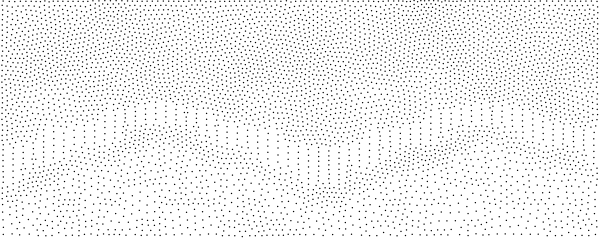
#> input picture code/stipple.png, 600 x 238 px
$ python run-sketch.py stipple.png
#> lines starting #> are read from the running program, lines starting #| are printed output that depends on the picture
### code/stippler.py
#! /usr/bin/env python3
# -----------------------------------------------------------------------------
# Weighted Voronoi Stippler
# Copyright (2017) Nicolas P. Rougier - BSD license
#
# Implementation of:
#   Weighted Voronoi Stippling, Adrian Secord
#   Symposium on Non-Photorealistic Animation and Rendering (NPAR), 2002
# -----------------------------------------------------------------------------
# Some usage examples
#
# stippler.py boots.jpg --save --force --n_point 20000 --n_iter 50
#                       --pointsize 0.5 2.5 --figsize 8 --interactive
# stippler.py plant.png --save --force --n_point 20000 --n_iter 50
#                       --pointsize 0.5 1.5 --figsize 8
# stippler.py gradient.png --save --force --n_point 5000 --n_iter 50
#                          --pointsize 1.0 1.0 --figsize 6
# -----------------------------------------------------------------------------
# usage: stippler.py [-h] [--n_iter n] [--n_point n] [--epsilon n]
#                    [--pointsize min,max) (min,max] [--figsize w,h] [--force]
#                    [--save] [--display] [--interactive]
#                    image filename
#
# Weighted Vororonoi Stippler
#
# positional arguments:
#   image filename        Density image filename
#
# optional arguments:
#   -h, --help            show this help message and exit
#   --n_iter n            Maximum number of iterations
#   --n_point n           Number of points
#   --epsilon n           Early stop criterion
#   --pointsize (min,max) (min,max)
#                         Point mix/max size for final display
#   --figsize w,h         Figure size
#   --force               Force recomputation
#   --save                Save computed points
#   --display             Display final result
#   --interactive         Display intermediate results (slower)
# -----------------------------------------------------------------------------
import tqdm
import voronoi
import os.path
import imageio.v2 as imageio
import scipy.ndimage
import numpy as np

def normalize(D):
    Vmin, Vmax = D.min(), D.max()
    if Vmax - Vmin > 1e-5:
        D = (D-Vmin)/(Vmax-Vmin)
    else:
        D = np.zeros_like(D)
    return D


def initialization(n, D):
    """
    Return n points distributed over [xmin, xmax] x [ymin, ymax]
    according to (normalized) density distribution.

    with xmin, xmax = 0, density.shape[1]
         ymin, ymax = 0, density.shape[0]

    The algorithm here is a simple rejection sampling.
    """

    samples = []
    while len(samples) < n:
        # X = np.random.randint(0, D.shape[1], 10*n)
        # Y = np.random.randint(0, D.shape[0], 10*n)
        X = np.random.uniform(0, D.shape[1], 10*n)
        Y = np.random.uniform(0, D.shape[0], 10*n)
        P = np.random.uniform(0, 1, 10*n)
        index = 0
        while index < len(X) and len(samples) < n:
            x, y = X[index], Y[index]
            x_, y_ = int(np.floor(x)), int(np.floor(y))
            if P[index] < D[y_, x_]:
                samples.append([x, y])
            index += 1
    return np.array(samples)


def run_stippler(filename, n_iter = 50, n_point = 5000, pointsize = (1.0, 1.0), figsize = 6, force = False, threshold = 255, save = True, display = False, interactive = False):
    import matplotlib.pyplot as plt
    from matplotlib.animation import FuncAnimation

    density = imageio.imread(filename, mode='F')

    # We want (approximately) 500 pixels per voronoi region
    zoom = (n_point * 500) / (density.shape[0]*density.shape[1])
    zoom = int(round(np.sqrt(zoom)))
    density = scipy.ndimage.zoom(density, zoom, order=0)
    # Apply threshold onto image
    # Any color > threshold will be white
    density = np.minimum(density, threshold)

    density = 1.0 - normalize(density)
    density = density[::-1, :]
    density_P = density.cumsum(axis=1)
    density_Q = density_P.cumsum(axis=1)

    dirname = os.path.dirname(filename)
    basename = (os.path.basename(filename).split('.'))[0]
    pdf_filename = os.path.join(dirname, basename + "-stipple.pdf")
    png_filename = os.path.join("stipple.png")
    dat_filename = os.path.join(dirname, basename + "-stipple.npy")

    # Initialization
    if not os.path.exists(dat_filename) or force:
        points = initialization(n_point, density)
        print("Nb points:", n_point)
        print("Nb iterations:", n_iter)
    else:
        points = np.load(dat_filename)
        print("Nb points:", len(points))
        print("Nb iterations: -")
    print("Density file: %s (resized to %dx%d)" % (
          filename, density.shape[1], density.shape[0]))
    print("Output file (PNG): %s " % png_filename)


    xmin, xmax = 0, density.shape[1]
    ymin, ymax = 0, density.shape[0]
    bbox = np.array([xmin, xmax, ymin, ymax])
    ratio = (xmax-xmin)/(ymax-ymin)

    # Interactive display
    if interactive:

        # Setup figure
        fig = plt.figure(figsize=(figsize, figsize/ratio),
                         facecolor="white")
        ax = fig.add_axes([0, 0, 1, 1], frameon=False)
        ax.set_xlim([xmin, xmax])
        ax.set_xticks([])
        ax.set_ylim([ymin, ymax])
        ax.set_yticks([])
        scatter = ax.scatter(points[:, 0], points[:, 1], s=1,
                             facecolor="k", edgecolor="None")

        # [21 lines left out: function update, not called in this run]

        bar = tqdm.tqdm(total=n_iter)
        animation = FuncAnimation(fig, update,
                                  repeat=False, frames=n_iter-1)
        plt.show()

    elif not os.path.exists(dat_filename) or force:
        for i in tqdm.trange(n_iter):
            regions, points = voronoi.centroids(points, density, density_P, density_Q)


    if (save or display) and not interactive:
        fig = plt.figure(figsize=(figsize, figsize/ratio),
                         facecolor="white")
        ax = fig.add_axes([0, 0, 1, 1], frameon=False)
        ax.set_xlim([xmin, xmax])
        ax.set_xticks([])
        ax.set_ylim([ymin, ymax])
        ax.set_yticks([])
        scatter = ax.scatter(points[:, 0], points[:, 1], s=1,
                             facecolor="k", edgecolor="None")
        Pi = points.astype(int)
        X = np.maximum(np.minimum(Pi[:, 0], density.shape[1]-1), 0)
        Y = np.maximum(np.minimum(Pi[:, 1], density.shape[0]-1), 0)
        sizes = (pointsize[0] +
                 (pointsize[1]-pointsize[0])*density[Y, X])
        scatter.set_offsets(points)
        scatter.set_sizes(sizes)

        # Save stipple points and tippled image
        if not os.path.exists(dat_filename) or save:
            np.save(dat_filename, points)
            plt.savefig(pdf_filename)
            plt.savefig(png_filename)

        if display:
            plt.show()

    # Plot voronoi regions if you want
    # for region in vor.filtered_regions:
    #     vertices = vor.vertices[region, :]
    #     ax.plot(vertices[:, 0], vertices[:, 1], linewidth=.5, color='.5' )

### code/edge.py
import argparse
import cv2

def detect_edge(filename):
    img = cv2.imread(filename)

    img_gray = cv2.cvtColor(img, cv2.COLOR_BGR2GRAY)
    blur_img = cv2.GaussianBlur(img_gray, (3,3), 0)

    canny = cv2.Canny(blur_img, 100, 200)

    #invert edge_image
    canny = cv2.bitwise_not(canny)

    cv2.imwrite("edge.png", canny)

    print("edge detection complete")

### code/run-sketch.py
import argparse
import stippler
import edge

import cv2
import numpy as np

description = ""
parser = argparse.ArgumentParser(description=description)
parser.add_argument('filename', metavar='image filename', type=str,
                    help='filename')
args = parser.parse_args()

filename = args.filename

original_image = cv2.imread(filename)
#> original_image is the input picture: shape (238, 600, 3); min 0, max 255, mean 241.5

#Accessing height, width and channels
# Height of the image
height = original_image.shape[0]
#> height = 238
# Width of the image
width = original_image.shape[1]
#> width = 600

#get edge and stipple image
stippler.run_stippler(filename)
#> in run_stippler, `density = scipy.ndimage.zoom(density, zoom, order=0)`:
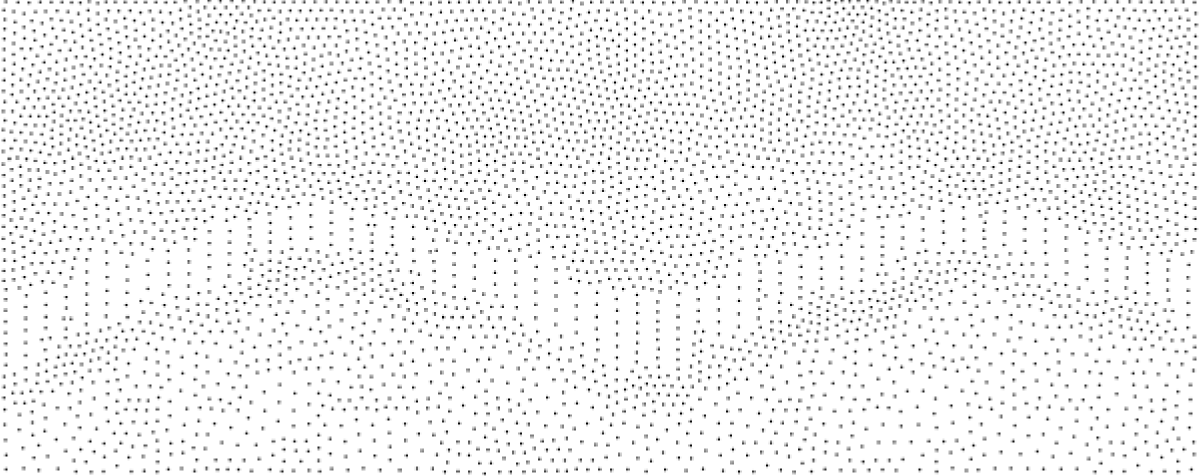
#> density: shape (952, 2400) float32 (shown at 1/2 size); min 0, max 255, mean 241.5
#> in normalize, `Vmin, Vmax = D.min(), D.max()`: Vmin = 0; Vmax = 255
#> in run_stippler, `density = 1.0 - normalize(density)`:
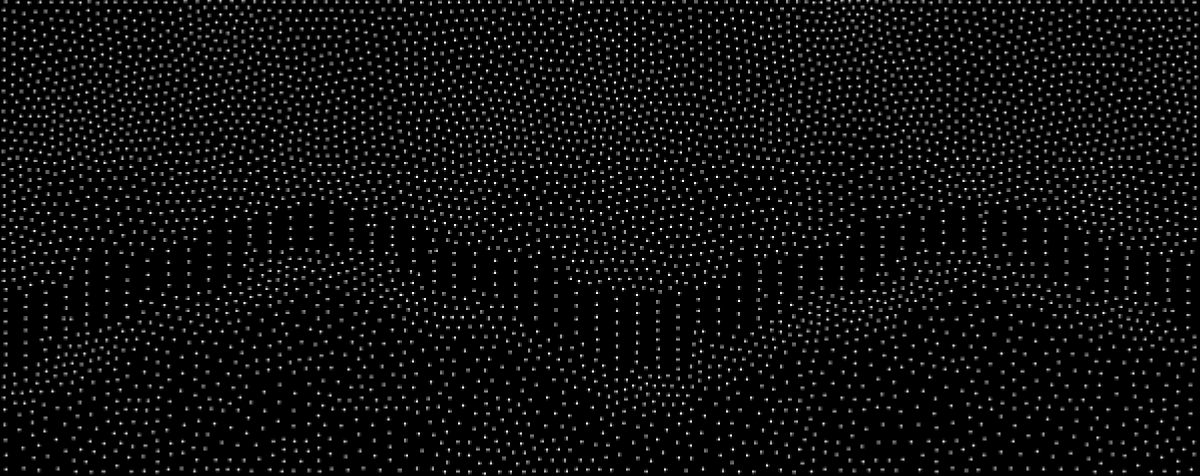
#> density: shape (952, 2400) float32 (shown at 1/2 size); min 0, max 1, mean 0.0529
#> in run_stippler, `density = density[::-1, :]`:
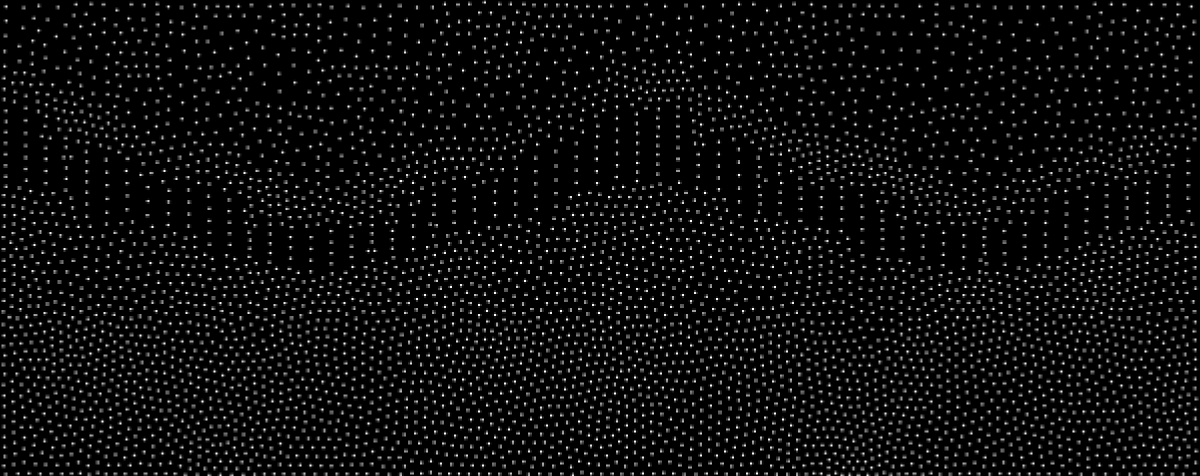
#> density: shape (952, 2400) float32 (shown at 1/2 size); min 0, max 1, mean 0.0529
#> in run_stippler, `density_P = density.cumsum(axis=1)`:
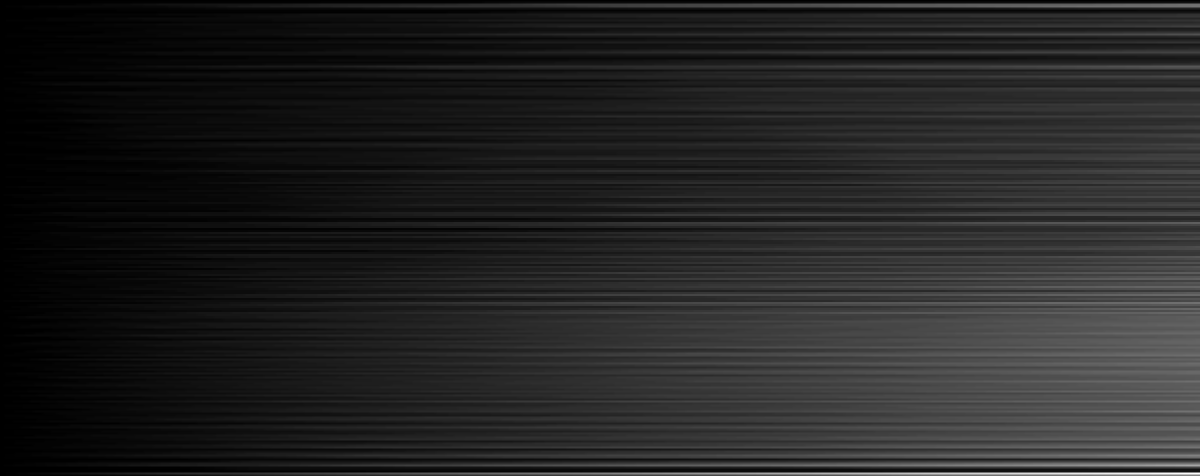
#> density_P: shape (952, 2400) float32 (shown at 1/2 size); min 0, max 455.3, mean 64; drawn with min black and max white
#> in run_stippler, `density_Q = density_P.cumsum(axis=1)`:
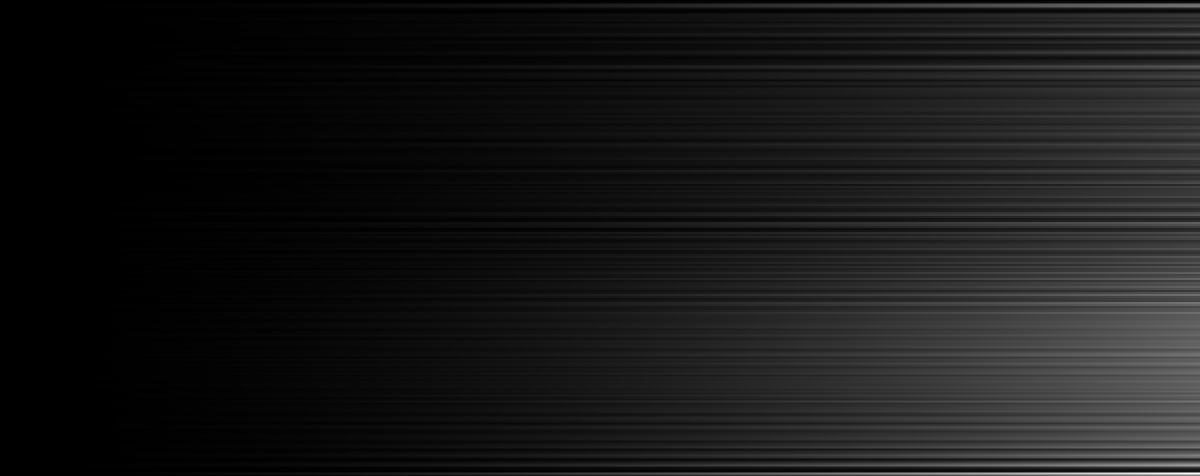
#> density_Q: shape (952, 2400) float32 (shown at 1/2 size); min 0, max 545694.4, mean 51303; drawn with min black and max white
#> in run_stippler, `points = initialization(n_point, density)`: points = 5000 pairs, first value 3.04 to 2396.6, second value 3.29 to 952
#| Density file: stipple.png (resized to 2400x952)
#> (the call stopped at in run_stippler, `regions, points = voronoi.centroids(points, density, density_P, densit..`: voronoi is not available in this run)
edge.detect_edge(filename)
#> in detect_edge, `canny = cv2.Canny(blur_img, 100, 200)`:
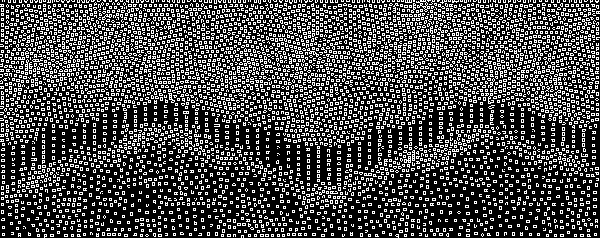
#> canny: shape (238, 600); 28.8% white in thin lines or dots
#> in detect_edge, `canny = cv2.bitwise_not(canny)`: canny: shape (238, 600); 71.2% white; black in thin lines or dots

#get file
stippler_image = cv2.imread("stipple.png")
edge_image = cv2.imread("edge.png")
#> edge_image: shape (238, 600, 3); 71.2% white; black in thin lines or dots

stippler_image = cv2.resize(stippler_image, (width, height))
edge_image = cv2.resize(edge_image, (width, height))

combine_image = cv2.add(stippler_image, edge_image)
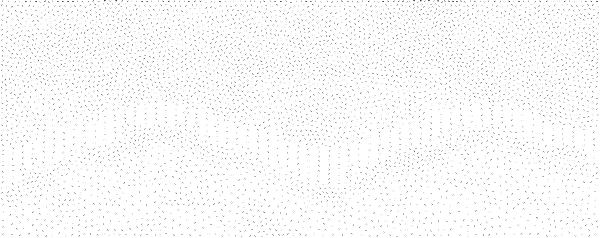
#> combine_image: shape (238, 600, 3); min 57, max 255, mean 250.1

cv2.imwrite("combined_image.png", combine_image)

print("finished")
